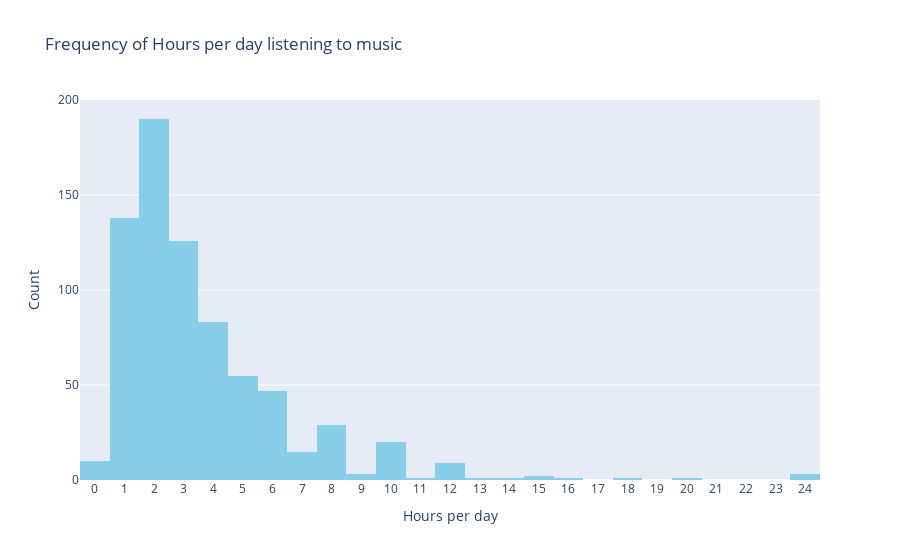

Here is the notebook cell this chart was saved with:
### Markdown cell above
### Hours per day

### Code cell
my_cols = 'Hours per day'
fig = px.histogram(df[my_cols],
                   color_discrete_sequence=['skyblue'],
                   nbins=25,
                   title="Frequency of "+my_cols+" listening to music")
fig.update_layout(xaxis_title=my_cols,
                  yaxis_title="Count",
                  showlegend=False,
                  xaxis=dict(dtick=1))
fig.show()
print(df[my_cols].describe())

### Figure 1 — Plotly figure (JSON) as saved in the notebook; plotly's stock layout.template omitted (floating-point values rounded to 4 significant figures; data arrays with more than 128 entries replaced by an {"elided": "..."} marker saying what was removed)
{"data": [{"bingroup": "x", "hovertemplate": "variable=Hours per day<br>value=%{x}<br>count=%{y}<extra></extra>", "legendgroup": "Hours per day", "marker": {"color": "skyblue", "pattern": {"shape": ""}}, "name": "Hours per day", "nbinsx": 25, "orientation": "v", "showlegend": true, "type": "histogram", "x": {"elided": "736 float values"}, "xaxis": "x", "yaxis": "y"}], "layout": {"barmode": "relative", "legend": {"title": {"text": "variable"}, "tracegroupgap": 0}, "showlegend": false, "title": {"text": "Frequency of Hours per day listening to music"}, "xaxis": {"anchor": "y", "domain": [0, 1], "dtick": 1, "title": {"text": "Hours per day"}}, "yaxis": {"anchor": "x", "domain": [0, 1], "title": {"text": "Count"}}}}
